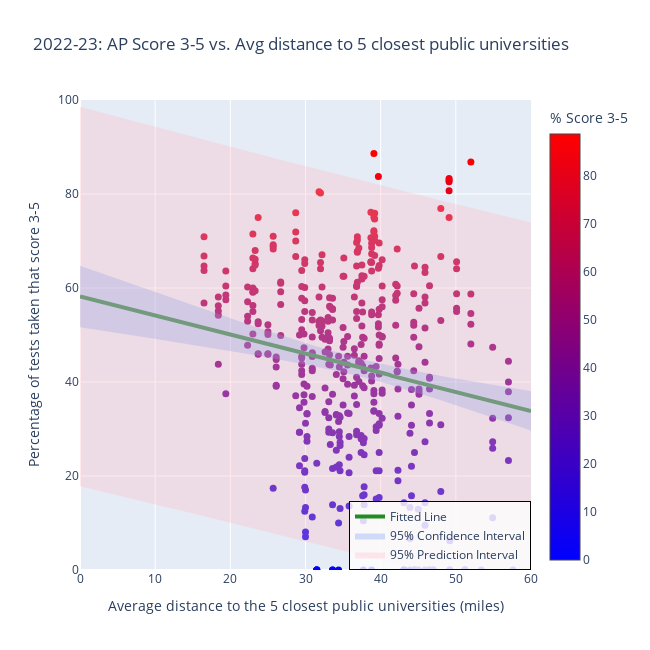

Notebook code cell kept with this figure:
### Markdown cell above
### Feature 3: Average distance to 5 closest public universities

### Code cell
x_arr = northcarolina['closest_five_public_avg'].to_numpy()
y_arr = northcarolina['PERCENT_3_OR_ABOVE'].to_numpy()

# Fit the OLS model
alpha = 0.05  # 95% confidence level
x_with_const = sm.add_constant(x_arr)  # Add intercept
model = sm.OLS(y_arr, x_with_const).fit()

# Generate x values for the fitted line
x_line = np.linspace(0, 60, 121)
x_line = np.round(x_line, decimals = 1)
x_line_with_const = sm.add_constant(x_line)

# Get predictions and intervals
predictions = model.get_prediction(x_line_with_const)
prediction_summary = predictions.summary_frame(alpha=alpha)

# Extract values
y_line = prediction_summary['mean'].values
ci_lower = prediction_summary['mean_ci_lower'].values  # Confidence Interval lower bound
ci_upper = prediction_summary['mean_ci_upper'].values  # Confidence Interval upper bound
pi_lower = prediction_summary['obs_ci_lower'].values  # Prediction Interval lower bound
pi_upper = prediction_summary['obs_ci_upper'].values  # Prediction Interval upper bound

# Round fitted values for consistency
y_line = np.round(y_line, decimals=1)

#### Draw the data points ####
fig = go.Figure(data=go.Scatter(
    x=np.round(x_arr, decimals=1),
    y=np.round(y_arr, decimals=1),
    mode='markers',
    marker=dict(
        size=7,
        color=y_arr,
        colorscale='Bluered',
        symbol='circle',
        showscale=True,
        colorbar=dict(title='% Score 3-5'),
    ),
    showlegend=False,
    text=northcarolina['County'],
    name=''
))

#### Add the fitted line ####
fig.add_trace(go.Scatter(
    x=x_line,
    y=y_line,
    mode="lines",
    line=dict(color="forestgreen", width=4),  # Thicker fitted line
    name="Fitted Line",
    showlegend=True
))

#### Add the Confidence Interval band ####
fig.add_trace(go.Scatter(
    x=np.concatenate([x_line, x_line[::-1]]),
    y=np.concatenate([ci_upper, ci_lower[::-1]]),
    fill='toself',
    fillcolor='rgba(100, 149, 237, 0.3)',
    line=dict(color='rgba(255,255,255,0)'),
    hoverinfo="skip",
    showlegend=True,
    name="95% Confidence Interval"
))

#### Add the Prediction Interval band ####
fig.add_trace(go.Scatter(
    x=np.concatenate([x_line, x_line[::-1]]),
    y=np.concatenate([pi_upper, pi_lower[::-1]]),
    fill='toself',
    fillcolor='rgba(255, 182, 193, 0.3)',
    line=dict(color='rgba(255,255,255,0)'),
    hoverinfo="skip",
    showlegend=True,
    name="95% Prediction Interval"
))

#### Write the title of the plot ####
fig.update_layout(
    title='2022-23: AP Score 3-5 vs. Avg distance to 5 closest public universities',
    xaxis_title='Average distance to the 5 closest public universities (miles)',
    yaxis_title='Percentage of tests taken that score 3-5',
    width=650,
    height=650,
    legend=dict(
        x=1.0,  # Position of the legend (x-coordinate in normalized units)
        y=0.0,  # Position of the legend (y-coordinate in normalized units)
        xanchor='right',  # Align the legend box to the right
        yanchor='bottom',  # Align the legend box to the bottom
        bgcolor='rgba(255, 255, 255, 0.8)',  # White background with some transparency
        bordercolor='black',
        borderwidth=1
    )
)

fig.update_xaxes(range=[0, 60])
fig.update_yaxes(range=[0, 100])
fig.show()

### Figure 1 — Plotly figure (JSON) as saved in the notebook; plotly's stock layout.template omitted (floating-point values rounded to 4 significant figures; data arrays with more than 128 entries replaced by an {"elided": "..."} marker saying what was removed)
{"data": [{"marker": {"color": {"elided": "437 float values"}, "colorbar": {"title": {"text": "% Score 3-5"}}, "colorscale": [[0, "rgb(0,0,255)"], [1, "rgb(255,0,0)"]], "showscale": true, "size": 7, "symbol": "circle"}, "mode": "markers", "name": "", "showlegend": false, "text": {"elided": "437 str values"}, "type": "scatter", "x": {"elided": "437 float values"}, "y": {"elided": "437 float values"}}, {"line": {"color": "forestgreen", "width": 4}, "mode": "lines", "name": "Fitted Line", "showlegend": true, "type": "scatter", "x": [0, 0.5, 1, 1.5, 2, 2.5, 3, 3.5, 4, 4.5, 5, 5.5, 6, 6.5, 7, 7.5, 8, 8.5, 9, 9.5, 10, 10.5, 11, 11.5, 12, 12.5, 13, 13.5, 14, 14.5, 15, 15.5, 16, 16.5, 17, 17.5, 18, 18.5, 19, 19.5, 20, 20.5, 21, 21.5, 22, 22.5, 23, 23.5, 24, 24.5, 25, 25.5, 26, 26.5, 27, 27.5, 28, 28.5, 29, 29.5, 30, 30.5, 31, 31.5, 32, 32.5, 33, 33.5, 34, 34.5, 35, 35.5, 36, 36.5, 37, 37.5, 38, 38.5, 39, 39.5, 40, 40.5, 41, 41.5, 42, 42.5, 43, 43.5, 44, 44.5, 45, 45.5, 46, 46.5, 47, 47.5, 48, 48.5, 49, 49.5, 50, 50.5, 51, 51.5, 52, 52.5, 53, 53.5, 54, 54.5, 55, 55.5, 56, 56.5, 57, 57.5, 58, 58.5, 59, 59.5, 60], "y": [58.2, 58, 57.8, 57.6, 57.4, 57.2, 57, 56.8, 56.6, 56.4, 56.2, 56, 55.8, 55.6, 55.3, 55.1, 54.9, 54.7, 54.5, 54.3, 54.1, 53.9, 53.7, 53.5, 53.3, 53.1, 52.9, 52.7, 52.5, 52.3, 52.1, 51.9, 51.7, 51.5, 51.3, 51.1, 50.9, 50.7, 50.5, 50.3, 50.1, 49.9, 49.7, 49.5, 49.3, 49.1, 48.9, 48.7, 48.5, 48.2, 48, 47.8, 47.6, 47.4, 47.2, 47, 46.8, 46.6, 46.4, 46.2, 46, 45.8, 45.6, 45.4, 45.2, 45, 44.8, 44.6, 44.4, 44.2, 44, 43.8, 43.6, 43.4, 43.2, 43, 42.8, 42.6, 42.4, 42.2, 42, 41.8, 41.6, 41.3, 41.1, 40.9, 40.7, 40.5, 40.3, 40.1, 39.9, 39.7, 39.5, 39.3, 39.1, 38.9, 38.7, 38.5, 38.3, 38.1, 37.9, 37.7, 37.5, 37.3, 37.1, 36.9, 36.7, 36.5, 36.3, 36.1, 35.9, 35.7, 35.5, 35.3, 35.1, 34.9, 34.7, 34.5, 34.2, 34, 33.8]}, {"fill": "toself", "fillcolor": "rgba(100, 149, 237, 0.3)", "hoverinfo": "skip", "line": {"color": "rgba(255,255,255,0)"}, "name": "95% Confidence Interval", "showlegend": true, "type": "scatter", "x": {"elided": "242 float values"}, "y": {"elided": "242 float values"}}, {"fill": "toself", "fillcolor": "rgba(255, 182, 193, 0.3)", "hoverinfo": "skip", "line": {"color": "rgba(255,255,255,0)"}, "name": "95% Prediction Interval", "showlegend": true, "type": "scatter", "x": {"elided": "242 float values"}, "y": {"elided": "242 float values"}}], "layout": {"height": 650, "legend": {"bgcolor": "rgba(255, 255, 255, 0.8)", "bordercolor": "black", "borderwidth": 1, "x": 1, "xanchor": "right", "y": 0, "yanchor": "bottom"}, "title": {"text": "2022-23: AP Score 3-5 vs. Avg distance to 5 closest public universities"}, "width": 650, "xaxis": {"range": [0, 60], "title": {"text": "Average distance to the 5 closest public universities (miles)"}, "type": "linear"}, "yaxis": {"range": [0, 100], "title": {"text": "Percentage of tests taken that score 3-5"}, "type": "linear"}}}
